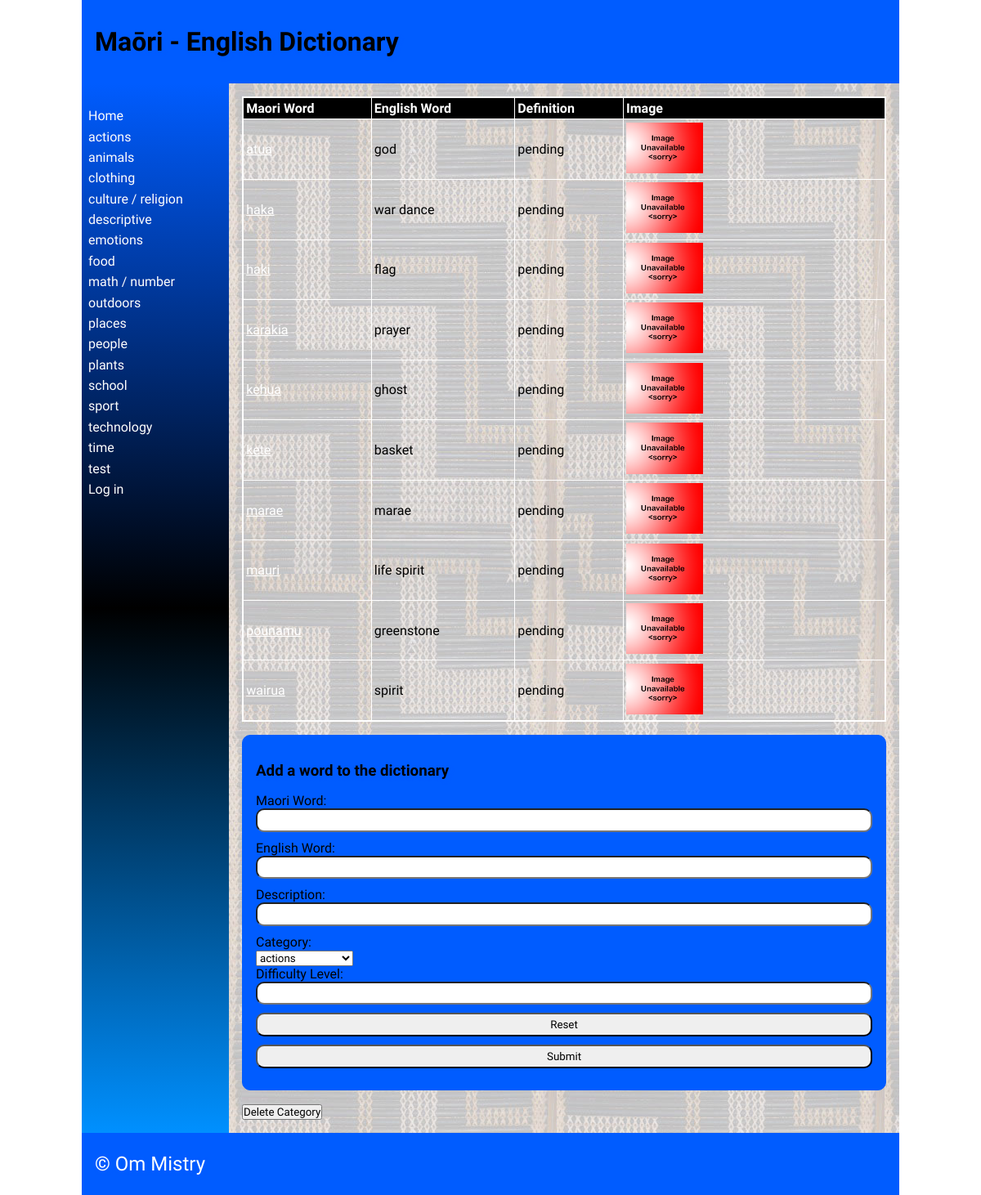
The page /categories/4 on the database its author committed.
### tables this page shows
CREATE TABLE "category"
(
	id INTEGER
		constraint category_pk
			primary key autoincrement,
	category_name varchar(69) not null
);

CREATE TABLE "words"
(
	maori varchar(69),
	english varchar(69),
	category integer,
	definition varchar(100),
	levels integer,
	images varchar(69),
	id integer
		constraint words_pk
			primary key autoincrement,
	date_added integer default 0
, user_id integer);

### app.py (the view, shortened to what this page needs)
@app.route('/categories/<cat_id>', methods=["POST", "GET"])
def render_categorypage(cat_id):
    con = create_connection(DB_NAME)
    query = "SELECT id, maori, english, definition, levels, images FROM words WHERE category=?" \
            "ORDER BY maori ASC"
    cur = con.cursor()
    cur.execute(query, (int(cat_id),))
    definition = cur.fetchall()
    print(definition)
    con.close()
    return render_template('words.html', definitions=definition, logged_in=is_logged_in(), deleting=intention("delete"),
                           categories=fetch_categories(), category=cat_id)

### app.py (called while the page is built)
def intention(button):
    if button in request.form:
        return True
    else:
        return False

def create_connection(db_file):
    try:
        connection = sqlite3.connect(db_file)
        return connection
    except Error as e:
        print(e)
    return None

def fetch_categories():
    con = create_connection(DB_NAME)
    query = "SELECT id, category_name FROM category"
    cur = con.cursor()
    cur.execute(query)
    categories = cur.fetchall()
    con.close()
    return categories

def is_logged_in():
    if session.get("email") is None:
        print("you are not logged in")
        return False
    else:
        print("you are logged in")
        return True

### templates/words.html (shortened to what this page needs)
{% extends 'base.html' %}
{% block heading %}Maōri - English Dictionary{% endblock %}
{% block main %}
    <table>
        <tr>
            <th>Maori Word</th>
            <th>English Word</th>
            <th>Definition</th>
            <th>Image</th>
        </tr>
        {% for definition in definitions %}
            <tr>
                <td><a href="/detail/{{ definition[0] }}">{{ definition[1] }}</a></td>
                <td>{{ definition[2] }}</td>
                <td>{{ definition[3] }}</td>
                <td>
                    <img style="width:30%;" src="/static/images/{{ definition[5] }}" type="images/jpg"/>
                </td>
            </tr>
        {% endfor %}
    </table>
    <form class="dataForm" method="POST">
        <h3>Add a word to the dictionary</h3>
        <div class="form-group">
            <div class="form-label"><label for="maoriword">Maori Word:</label></div>
            <div class="form-element"><input type="text" name="maoriword" id="maoriword" required></div>
        </div>
        <div class="form-group">
            <div class="form-label"><label for="englishword">English Word:</label></div>
            <div class="form-element"><input type="text" name="englishword" id="englishword" required></div>
        </div>
        <div class="form-group">
            <div class="form-label"><label for="description">Description:</label></div>
            <div class="form-element"><input type="text" name="description" id="description" min="9" max="13" step="1" required></div>
        </div>
        <div class="form-group">
                <div class="form-label"><label for="Category">Category:</label></div>
                <div class="form-element">
                    <select name="Category" id='Category'>
                        {% for category in categories %}
                            <option value="{{ category[0] }}">{{ category[1] }}</option>
                        {% endfor %}
                    </select>
                </div>
            </div>
        <div class="form-group">
            <div class="form-label"><label for="difficultylevel">Difficulty Level:</label></div>
            <div class="form-element"><input type="number" name="difficulty Level" id="difficultylevel" min="1" max="999" step="1" required></div>
        </div>
        <div class="form-group">
            <div class="form-element"><input type="reset"></div>
        </div>
        <div class="form-group">
            <div class="form-element"><input type="submit"></div>
        </div>
    </form>
    <form method="POST">
    {% if deleting %}
        <div class="form-element">Are you sure?<input type="submit" name="delete_confirm" value="Yes">/<input type="submit" value="No"></div>
    {% else %}
    <div class="form-element">
         <input type="submit" name="delete" value="Delete Category">
    </div>
    </form>
    {% endif %}
{% endblock %}

### templates/base.html (shortened to what this page needs)
<!doctype html>
<html lang="en">
<head>
   <link href="{{ url_for('static', filename='css/style.css') }}" rel="stylesheet">
</head>
<body>
   <div id="container">
      <header>
         <h1>{% block heading %}{% endblock %}</h1>
      </header>
      <nav>
         <ul>
                <li><a href="\">Home</a></li>
                {% for category in categories %}
                <li><a href="/categories/{{ category[0] }}">{{category[1]}}</a></li>
                {% endfor %}
         <li>
             {% if logged_in %}<a href="/logout">Log out</a>{% else %}
             <a href="/login">Log in</a></li>{% endif %}
         </ul>
      </nav>
      <main>
            {% block main%}{% endblock %}
        </main>
      <footer>
         <p>
            &copy; Om Mistry
         </p>
      </footer>
   </div>
</body>
</html>

### static/css/style.css (style rules this page uses)
* { font-family: Comfortaa, sans-serif; margin: 0; padding: 0; box-sizing: border-box; }
#container { display: grid; grid-template-columns: 75px auto; grid-template-areas: 'nav header' 'main main' 'footer footer'; }
header { grid-area: header; background-color: #005cff; padding: 1rem; }
nav { grid-area: nav; }
main { grid-area: main; padding: 1rem; background-color: #005cff; }
h1, h2, h3, h4 { padding: 1rem 0; font-family: 'Suez One', serif; color: #000000; text-shadow: 2px 2px 4px #005cff; }
p { padding: 0.5rem 0; }
a { color: #ffffff; }
.dataForm { margin: 1rem 0; border: 1px solid #005cff; padding: 1rem; background-color: #005cff; border-radius: 10px; }
.dataForm input, textarea { width: 100%; border-radius: 10px; padding: 0.3rem; margin-bottom: 10px; }
table { width: 100%; border: 2px solid #ffffff; border-collapse: collapse; }
th, td { border: 1px solid #ffffff; padding: 0.2rem; text-align: left; }
th { background-color: #000000; color: #ffffff; }
footer { grid-area: footer; padding: 1rem; background-color: #005cff; }
footer p { color: #ffffff; text-shadow: 2px 2px 4px #005cff; font-size: 1.5rem; }
@media only screen and (min-width: 768px) { #container { grid-template-columns: 180px auto; grid-template-areas: 'header header' 'nav main' 'footer footer'; } }
@media only screen and (min-width: 768px) { nav { background: linear-gradient(180deg, rgb(0, 92, 255) 0%, rgb(0, 0, 0) 50%, rgb(0, 144, 255) 100%); padding: 0.5rem; } }
@media only screen and (min-width: 768px) { nav ul { list-style: none; } }
@media only screen and (min-width: 768px) { nav li { padding: 0.2rem 0; } }
@media only screen and (min-width: 768px) { nav a { color: #fdfdfd; text-decoration: none; } }
@media only screen and (min-width: 768px) { main { background-image: url('static/images/poutama.jpg'); } }
@media only screen and (min-width: 1000px) { #container { width: 1000px; margin: auto; } }

### rows shown on the page
category: category_name "actions"
category: category_name "animals"
category: category_name "clothing"
category: category_name "culture / religion"
category: category_name "descriptive"
category: category_name "emotions"
category: category_name "food"
category: category_name "math / number"
category: category_name "outdoors"
category: category_name "places"
category: category_name "people"
category: category_name "plants"
category: category_name "school"
category: category_name "sport"
category: category_name "technology"
category: category_name "time"
category: category_name "test"
words: maori "atua", english "god", definition "pending", images (placeholder picture)
words: maori "haka", english "war dance", definition "pending", images (placeholder picture)
words: maori "haki", english "flag", definition "pending", images (placeholder picture)
words: maori "karakia", english "prayer", definition "pending", images (placeholder picture)
words: maori "kehua", english "ghost", definition "pending", images (placeholder picture)
words: maori "kete", english "basket", definition "pending", images (placeholder picture)
words: maori "marae", english "marae", definition "pending", images (placeholder picture)
words: maori "mauri", english "life spirit", definition "pending", images (placeholder picture)
words: maori "pounamu", english "greenstone", definition "pending", images (placeholder picture)
words: maori "wairua", english "spirit", definition "pending", images (placeholder picture)

### other values the page prints
form field Category "actions"
